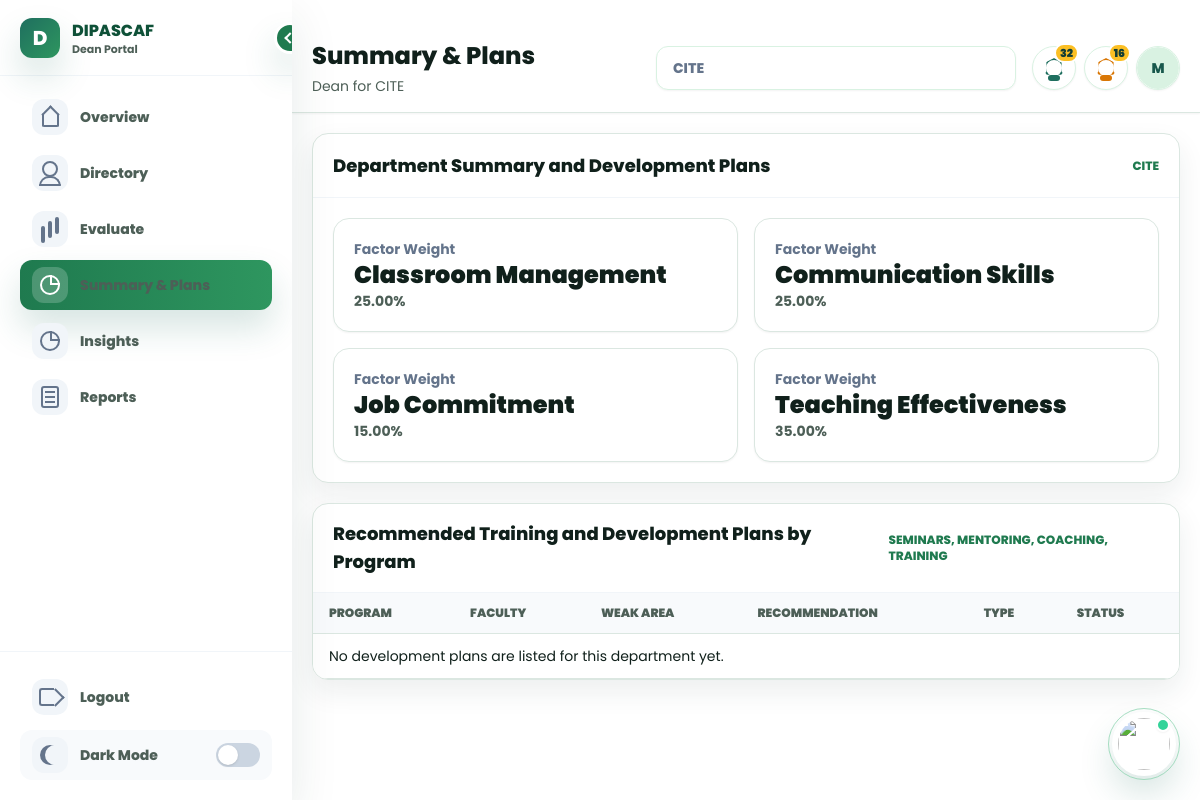
The page /dashboards/dean.php?section=summary (signed in) on the database its author committed.
### tables this page shows
CREATE TABLE `performance_factors` (
  `id` int(11) NOT NULL AUTO_INCREMENT,
  `factor_name` varchar(120) NOT NULL,
  `weight_percent` decimal(5,2) NOT NULL DEFAULT 0.00,
  `description` text DEFAULT NULL,
  `is_active` tinyint(1) NOT NULL DEFAULT 1,
  `created_at` timestamp NOT NULL DEFAULT current_timestamp(),
  PRIMARY KEY (`id`),
  UNIQUE KEY `factor_name` (`factor_name`)
);

### dashboards/dean.php (the view, shortened to what the rows shown need)
p<?php
$section = $_GET['section'] ?? 'overview';
$factors = admin_factors();
$nav = [
    'overview' => ['dashboard', 'Overview'],
    'directory' => ['users', 'Directory'],
    'evaluate' => ['evaluations', 'Evaluate'],
    'summary' => ['summary', 'Summary & Plans'],
    'insights' => ['insights', 'Insights'],
    'report' => ['reports', 'Reports'],
];
$pageTitle = $nav[$section][1];
?>
<!DOCTYPE html>
<html lang="en">
<head>
    <link rel="stylesheet" href="<?= BASE_URL ?>/assets/css/style.css?v=tailwind-8">
    <link rel="stylesheet" href="<?= BASE_URL ?>/assets/css/evaluation-form.css">
</head>
<body class="admin-body dean-body">
    <main class="admin-main">
        <header class="admin-header">
            <div class="admin-header-info">
                <h1><?= e($pageTitle) ?></h1>
            </div>
        </header>
        <section class="admin-content admin-module dean-content <?= $section === 'report' ? 'reports-analytics-content' : '' ?>">
        <?php if ($section === 'summary'): ?>
        <section class="admin-box module-table">
            <div class="box-title">
                <h2>Department Summary and Development Plans</h2>
            </div>
            <div class="stat-grid compact">
                <?php foreach ($factors as $factor): ?>
                    <article><span>Factor Weight</span><strong><?= e($factor['factor_name']) ?></strong><small><?= e((string) $factor['weight_percent']) ?>%</small></article>
                <?php endforeach; ?>
            </div>
        </section>
        <section class="admin-box module-table">
            <div class="box-title">
                <h2>Recommended Training and Development Plans by Program</h2>
            </div>
            <table class="data-table">
                <thead><tr><th>Program</th><th>Faculty</th><th>Weak Area</th><th>Recommendation</th><th>Type</th><th>Status</th></tr></thead>
            </table>
        </section>
        <?php endif; ?>
        </section>
    </main>
</body>
</html>

### rows shown on the page
performance_factors: factor_name "Classroom Management", weight_percent "25.00"
performance_factors: factor_name "Communication Skills", weight_percent "25.00"
performance_factors: factor_name "Job Commitment", weight_percent "15.00"
performance_factors: factor_name "Teaching Effectiveness", weight_percent "35.00"

### other values the page prints
APP_NAME "DIPASCAF"
$label "Overview"
$label "Directory"
$label "Evaluate"
$label "Summary & Plans"
$label "Insights"
$label "Reports"
$pageTitle "Summary & Plans"
implode(', ', $departments) "CITE"
$summary['pending'] "32"
$summary['submitted'] "16"
substr((string) ($user['full_name'] ?? 'D'), 0, 1) "M"
